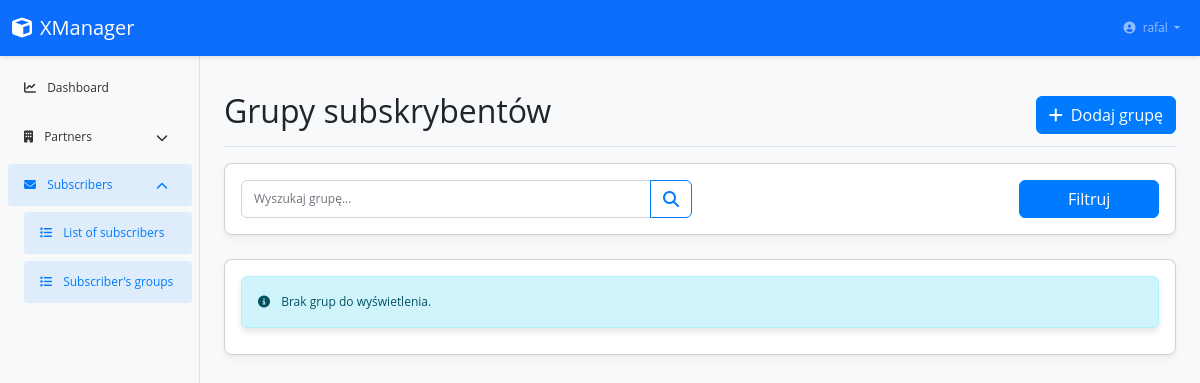
Page /subscribers/groups/ (signed in) on the earlier database version.
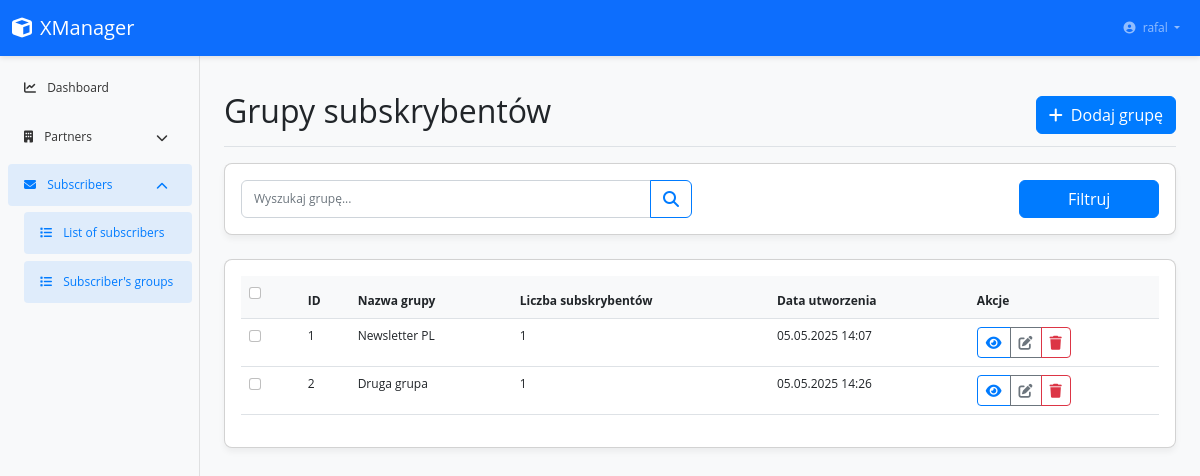
Same page on the later database version.
### apps/subscriber/models.py (models this page shows, shortened)
class SubscriberGroup(CoreModel):
    group_name = models.CharField(max_length=100, verbose_name='Group name')
    class Meta:
        verbose_name = ('Subscriber Group')
        verbose_name_plural = ('Subscriber Groups')

### apps/subscriber/views.py (the view)
# urls.py: path('groups/', views.SubscriberGroupListView.as_view(),
class SubscriberGroupListView(LoginRequiredMixin, ListView):
    model = SubscriberGroup
    template_name = 'subscriber/group_list.html'
    context_object_name = 'groups'
    paginate_by = 20
    def get_queryset(self):
        queryset = super().get_queryset()
        search_query = self.request.GET.get('search', '')
        if search_query:
            queryset = queryset.filter(group_name__icontains=search_query)
        return queryset
    def get_context_data(self, **kwargs):
        context = super().get_context_data(**kwargs)
        context['search_query'] = self.request.GET.get('search', '')
        return context

### templates/subscriber/group_list.html (shortened to what the changed rows need)
{% extends "base.html" %}
{% load static %}
{% block page_title %}Grupy subskrybentów{% endblock %}
{% block content %}
    <div class="card">
        <div class="card-body">
            {% if groups %}
            <div class="table-responsive">
                <table class="table table-hover">
                    <thead>
                        <tr>
                            <th>
                                <div class="form-check">
                                    <input class="form-check-input" type="checkbox" id="selectAllGroups">
                                </div>
                            </th>
                            <th scope="col">ID</th>
                            <th scope="col">Nazwa grupy</th>
                            <th scope="col">Liczba subskrybentów</th>
                            <th scope="col">Data utworzenia</th>
                            <th scope="col">Akcje</th>
                        </tr>
                    </thead>
                    <tbody>
                        {% for group in groups %}
                        <tr>
                            <td>
                                <div class="form-check">
                                    <input class="form-check-input group-checkbox" type="checkbox" data-group-id="{{ group.id }}">
                                </div>
                            </td>
                            <td>{{ group.id }}</td>
                            <td>{{ group.group_name }}</td>
                            <td>{{ group.subscriber.count }}</td>
                            <td>{{ group.created_at|date:"d.m.Y H:i" }}</td>
                            <td>
                                <div class="btn-group">
                                    <button type="button" class="btn btn-sm btn-outline-primary view-subscribers" data-group-id="{{ group.id }}" data-group-name="{{ group.group_name }}" data-bs-toggle="tooltip" title="Zobacz subskrybentów">
                                        <i class="fas fa-eye"></i>
                                    </button>
                                    <button type="button" class="btn btn-sm btn-outline-secondary edit-group" data-group-id="{{ group.id }}" data-group-name="{{ group.group_name }}" data-bs-toggle="tooltip" title="Edytuj">
                                        <i class="fas fa-edit"></i>
                                    </button>
                                    <button type="button" class="btn btn-sm btn-outline-danger delete-group" data-group-id="{{ group.id }}" data-group-name="{{ group.group_name }}" data-bs-toggle="tooltip" title="Usuń">
                                        <i class="fas fa-trash"></i>
                                    </button>
                                </div>
                            </td>
                        </tr>
                        {% endfor %}
                    </tbody>
                </table>
            </div>
            {% else %}
            <div class="alert alert-info">
                <i class="fas fa-info-circle me-2"></i> Brak grup do wyświetlenia.
            </div>
            {% endif %}
        </div>
    </div>
{% endblock %}

Differences in the rows shown:
added SubscriberGroup: id "1", group_name "Newsletter PL", subscriber.count "1", created_at "05.05.2025 14:07"
added SubscriberGroup: id "2", group_name "Druga grupa", subscriber.count "1", created_at "05.05.2025 14:26"
Other differences:
form field value: (not shown) → "☐"
text no longer shown: "Brak grup do wyświetlenia."
text now shown: "ID Nazwa grupy Liczba subskrybentów Data utworzenia Akcje"
